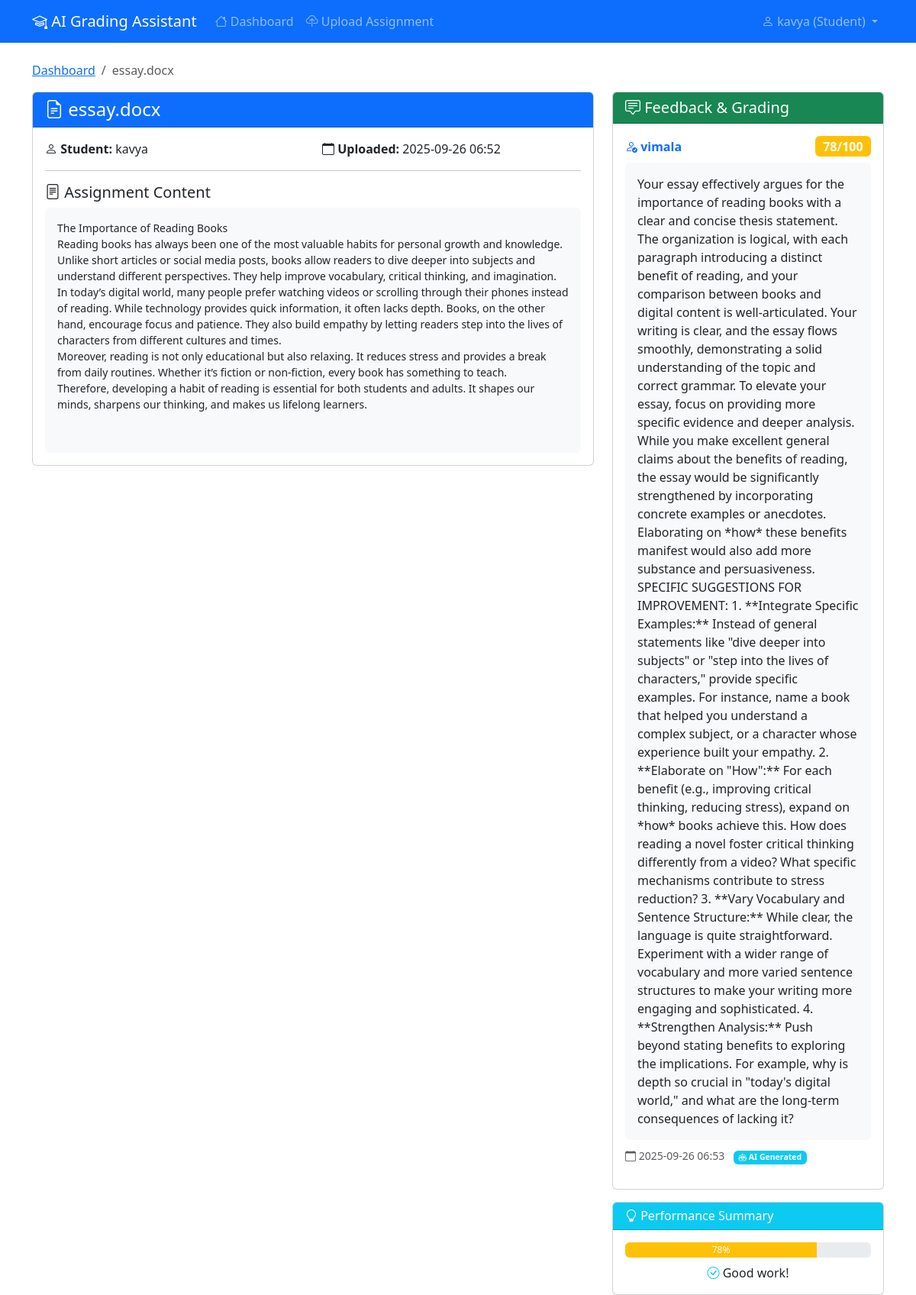
The page /assignment/2 (signed in) on the database its author committed.
### models.py (models this page shows, shortened)
class User(UserMixin, db.Model):
    id = db.Column(db.Integer, primary_key=True)
    name = db.Column(db.String(100), nullable=False)
    email = db.Column(db.String(120), unique=True, nullable=False)
    password_hash = db.Column(db.String(200), nullable=False)
    role = db.Column(db.String(20), nullable=False)  # 'student' or 'teacher'
    created_at = db.Column(db.DateTime, default=datetime.utcnow)
    assignments = db.relationship('Assignment', backref='student', lazy=True, foreign_keys='Assignment.student_id')
    feedbacks = db.relationship('Feedback', backref='teacher', lazy=True, foreign_keys='Feedback.teacher_id')

class Assignment(db.Model):
    id = db.Column(db.Integer, primary_key=True)
    student_id = db.Column(db.Integer, db.ForeignKey('user.id'), nullable=False)
    filename = db.Column(db.String(255), nullable=False)
    filepath = db.Column(db.String(500), nullable=False)
    text_content = db.Column(db.Text, nullable=True)
    uploaded_at = db.Column(db.DateTime, default=datetime.utcnow)
    feedbacks = db.relationship('Feedback', backref='assignment', lazy=True, cascade='all, delete-orphan')

class Feedback(db.Model):
    id = db.Column(db.Integer, primary_key=True)
    assignment_id = db.Column(db.Integer, db.ForeignKey('assignment.id'), nullable=False)
    teacher_id = db.Column(db.Integer, db.ForeignKey('user.id'), nullable=False)
    content = db.Column(db.Text, nullable=False)
    score = db.Column(db.Integer, nullable=True)  # 0-100
    generated_by_ai = db.Column(db.Boolean, default=True)
    created_at = db.Column(db.DateTime, default=datetime.utcnow)

### app.py (the view)
@app.route('/assignment/<int:assignment_id>')
@login_required
def view_assignment(assignment_id):
    assignment = Assignment.query.get_or_404(assignment_id)
    if current_user.role == 'student' and assignment.student_id != current_user.id:
        flash('Access denied', 'error')
        return redirect(url_for('student_dashboard'))
    feedbacks = Feedback.query.filter_by(assignment_id=assignment_id).order_by(Feedback.created_at.desc()).all()
    return render_template('view_assignment.html', assignment=assignment, feedbacks=feedbacks)

### app.py (called while the page is built)
@login_manager.user_loader
def load_user(user_id):
    return User.query.get(int(user_id))

### templates/view_assignment.html (shortened to what this page needs)
{% extends "base.html" %}
{% block content %}
<div class="row">
    <div class="col-12">
        <nav aria-label="breadcrumb">
            <ol class="breadcrumb">
                <li class="breadcrumb-item">
                    {% if current_user.role == 'student' %}
                        <a href="{{ url_for('student_dashboard') }}">Dashboard</a>
                    {% else %}
                        <a href="{{ url_for('teacher_dashboard') }}">Dashboard</a>
                    {% endif %}
                </li>
                <li class="breadcrumb-item active">{{ assignment.filename }}</li>
            </ol>
        </nav>
    </div>
</div>
<div class="row">
    <div class="col-lg-8">
        <div class="card">
            <div class="card-header bg-primary text-white">
                <h4 class="card-title mb-0">
                    <i class="bi bi-file-earmark-text"></i> {{ assignment.filename }}
                </h4>
            </div>
            <div class="card-body">
                <div class="row mb-3">
                    <div class="col-md-6">
                        <strong><i class="bi bi-person"></i> Student:</strong> {{ assignment.student.name }}
                    </div>
                    <div class="col-md-6">
                        <strong><i class="bi bi-calendar"></i> Uploaded:</strong> {{ assignment.uploaded_at.strftime('%Y-%m-%d %H:%M') }}
                    </div>
                </div>
                <hr>
                <h5><i class="bi bi-file-text"></i> Assignment Content</h5>
                <div class="bg-light p-3 rounded" style="max-height: 400px; overflow-y: auto;">
                    <pre style="white-space: pre-wrap; font-family: inherit;">{{ assignment.text_content or 'No text content extracted.' }}</pre>
                </div>
            </div>
        </div>
    </div>
    <div class="col-lg-4">
        <div class="card">
            <div class="card-header bg-success text-white">
                <h5 class="card-title mb-0">
                    <i class="bi bi-chat-square-text"></i> Feedback & Grading
                </h5>
            </div>
            <div class="card-body">
                {% if feedbacks %}
                    {% for feedback in feedbacks %}
                    <div class="feedback-item mb-3 {% if not loop.last %}border-bottom pb-3{% endif %}">
                        <div class="d-flex justify-content-between align-items-center mb-2">
                            <strong class="text-primary">
                                <i class="bi bi-person-check"></i> {{ feedback.teacher.name }}
                            </strong>
                            {% if feedback.score %}
                            <span class="badge bg-{{ 'success' if feedback.score >= 80 else 'warning' if feedback.score >= 60 else 'danger' }} fs-6">
                                {{ feedback.score }}/100
                            </span>
                            {% endif %}
                        </div>
                        <div class="feedback-content bg-light p-3 rounded mb-2">
                            <p class="mb-0">{{ feedback.content }}</p>
                        </div>
                        <div class="feedback-meta">
                            <small class="text-muted">
                                <i class="bi bi-calendar"></i> {{ feedback.created_at.strftime('%Y-%m-%d %H:%M') }}
                                {% if feedback.generated_by_ai %}
                                <span class="badge bg-info ms-2">
                                    <i class="bi bi-robot"></i> AI Generated
                                </span>
                                {% endif %}
                            </small>
                        </div>
                    </div>
                    {% endfor %}
                {% endif %}
            </div>
        </div>
        {% if current_user.role == 'student' and feedbacks %}
        <div class="card mt-3">
            <div class="card-header bg-info text-white">
                <h6 class="card-title mb-0">
                    <i class="bi bi-lightbulb"></i> Performance Summary
                </h6>
            </div>
            <div class="card-body">
                {% set latest_feedback = feedbacks|selectattr('score')|first %}
                {% if latest_feedback %}
                <div class="text-center">
                    <div class="progress mb-2" style="height: 20px;">
                        <div class="progress-bar bg-{{ 'success' if latest_feedback.score >= 80 else 'warning' if latest_feedback.score >= 60 else 'danger' }}"
                             style="width: {{ latest_feedback.score }}%">
                            {{ latest_feedback.score }}%
                        </div>
                    </div>
                    <p class="mb-0">
                        {% if latest_feedback.score >= 90 %}
                            <i class="bi bi-trophy text-warning"></i> Excellent work!
                        {% elif latest_feedback.score >= 80 %}
                            <i class="bi bi-star text-success"></i> Great job!
                        {% elif latest_feedback.score >= 70 %}
                            <i class="bi bi-check-circle text-info"></i> Good work!
                        {% elif latest_feedback.score >= 60 %}
                            <i class="bi bi-exclamation-circle text-warning"></i> Needs improvement
                        {% else %}
                            <i class="bi bi-x-circle text-danger"></i> Requires significant improvement
                        {% endif %}
                    </p>
                </div>
                {% endif %}
            </div>
        </div>
        {% endif %}
    </div>
</div>
{% endblock %}

### templates/base.html (shortened to what this page needs)
<!DOCTYPE html>
<html lang="en">
<head>
    <link href="https://cdn.jsdelivr.net/npm/bootstrap@5.3.0/dist/css/bootstrap.min.css" rel="stylesheet">
    <link href="https://cdn.jsdelivr.net/npm/bootstrap-icons@1.10.0/font/bootstrap-icons.css" rel="stylesheet">
</head>
<body>
    <nav class="navbar navbar-expand-lg navbar-dark bg-primary">
        <div class="container">
            <a class="navbar-brand" href="{{ url_for('index') }}">
                <i class="bi bi-mortarboard"></i> AI Grading Assistant
            </a>
            {% if current_user.is_authenticated %}
            <div class="collapse navbar-collapse" id="navbarNav">
                <ul class="navbar-nav me-auto">
                    {% if current_user.role == 'student' %}
                    <li class="nav-item">
                        <a class="nav-link" href="{{ url_for('student_dashboard') }}">
                            <i class="bi bi-house"></i> Dashboard
                        </a>
                    </li>
                    <li class="nav-item">
                        <a class="nav-link" href="{{ url_for('upload_assignment') }}">
                            <i class="bi bi-cloud-upload"></i> Upload Assignment
                        </a>
                    </li>
                    {% endif %}
                </ul>
                <ul class="navbar-nav">
                    <li class="nav-item dropdown">
                        <a class="nav-link dropdown-toggle" href="#" role="button" data-bs-toggle="dropdown">
                            <i class="bi bi-person"></i> {{ current_user.name }} ({{ current_user.role.title() }})
                        </a>
                    </li>
                </ul>
            </div>
            {% endif %}
        </div>
    </nav>
    <main class="container mt-4">
        {% block content %}{% endblock %}
    </main>
</body>
</html>

### rows shown on the page
User: name "kavya", role "Student", student.name "kavya"
Assignment: filename "essay.docx", uploaded_at "2025-09-26 06:52", text_content "The Importance of Reading Books Reading books has always been one of the most valuable habits for personal growth and knowledge. Unlike short articles or social media posts, books allow readers to dive deeper into subjects and understand different perspectives. They help improve vocabulary, critical thinking, and imagination. In today’s digital world, many people prefer watching videos or scrolling through their phones instead of reading. While technology provides quick information, it often lacks depth. Books, on the other hand, encourage focus and patience. They also build empathy by letting readers step into the lives of characters from different cultures and times. Moreover, reading is…"
Feedback: teacher.name "vimala", score "78", content "Your essay effectively argues for the importance of reading books with a clear and concise thesis statement. The organization is logical, with each paragraph introducing a distinct benefit of reading, and your comparison between books and digital content is well-articulated. Your writing is clear, and the essay flows smoothly, demonstrating a solid understanding of the topic and correct grammar. To elevate your essay, focus on providing more specific evidence and deeper analysis. While you make excellent general claims about the benefits of reading, the essay would be significantly strengthened by incorporating concrete examples or anecdotes. Elaborating on *how* these benefits manifest…", created_at "2025-09-26 06:53", generated_by_ai True (drawn)
